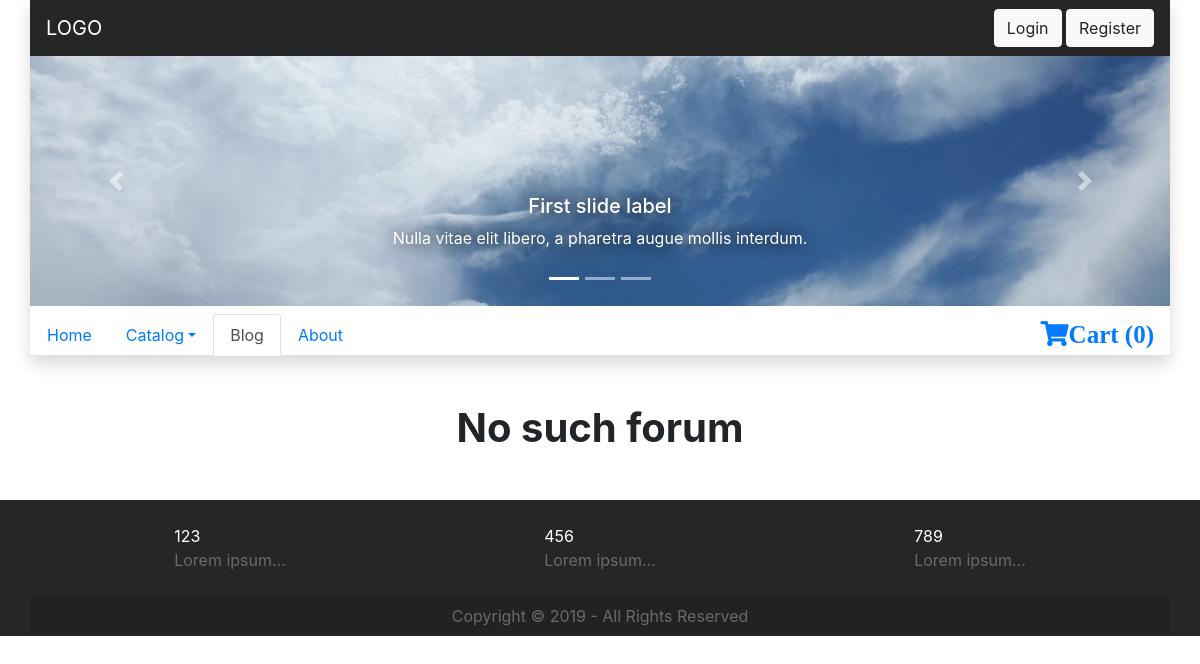
/blog/general, run on an earlier commit of the app's database.
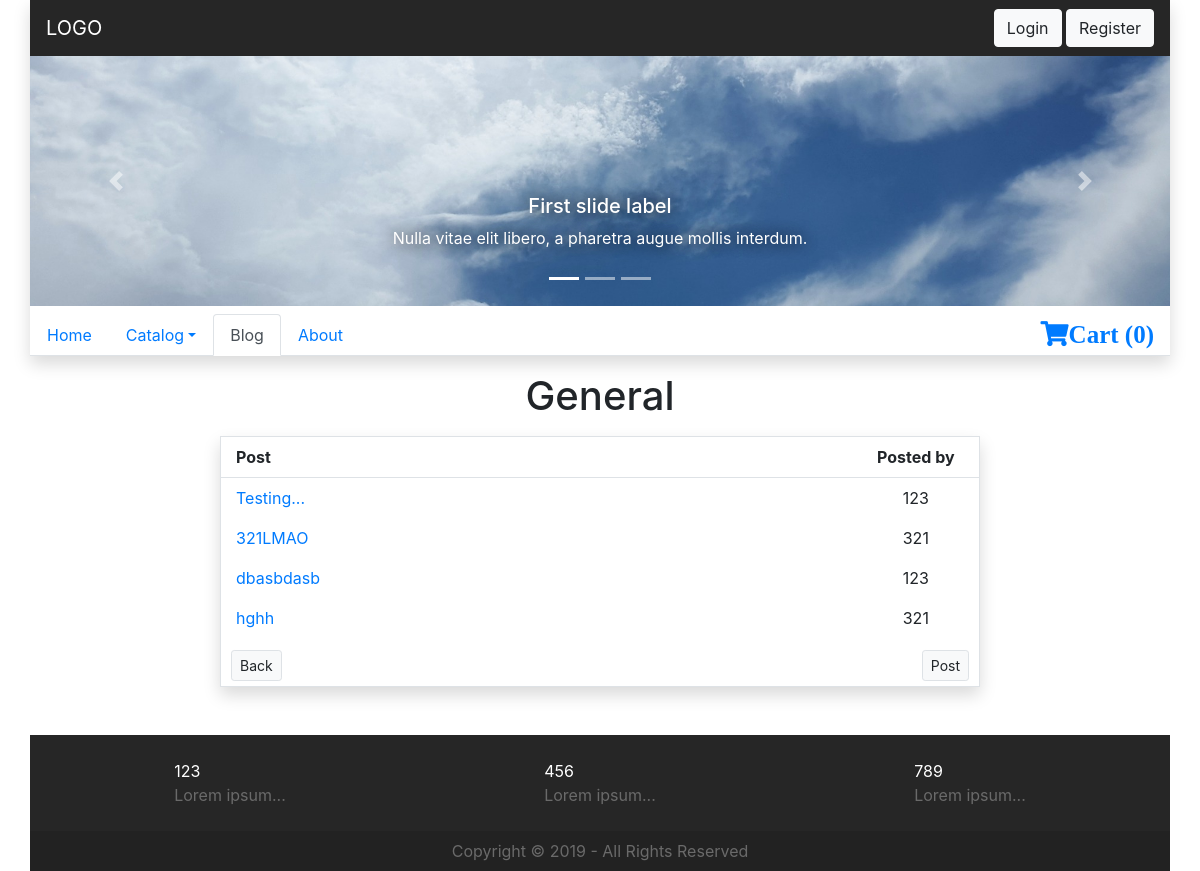
And on a later commit of the database.
### tables this page shows
CREATE TABLE `forums` (
  `id` int(11) NOT NULL,
  `name` varchar(255) NOT NULL,
  `description` varchar(255) NOT NULL
);

CREATE TABLE `forum_posts` (
  `id` int(11) NOT NULL,
  `forum` int(11) NOT NULL,
  `user` int(11) NOT NULL,
  `name` varchar(255) NOT NULL,
  `message` text NOT NULL,
  `date` timestamp NOT NULL DEFAULT CURRENT_TIMESTAMP
);

CREATE TABLE `users` (
  `id` int(11) NOT NULL,
  `username` varchar(255) NOT NULL,
  `email` varchar(255) NOT NULL,
  `password` varchar(255) NOT NULL,
  `admin` tinyint(1) NOT NULL DEFAULT '0',
  `register_date` timestamp NOT NULL DEFAULT CURRENT_TIMESTAMP
);

### core/view.php (called while the page is built, shortened)
<?php
class View {
    public function render($name, $data = NULL) {
        $this->page = explode("/", $name)[0];
        require_once './views/head.php';
        require_once './views/' . $name . '.php';
        require_once './views/foot.php';
    }
}

### core/init.php (called while the page is built, shortened)
<?php
require_once 'model.php';
require_once 'view.php';
$core = new Core();

### index.php (called while the page is built)
<?php
require_once './core/init.php';
?>

### core/model.php (called while the page is built, shortened)
<?php
class Model {
    function __construct() {
        $this->db = mysqli_connect('localhost', 'root', '', 'parduotuve');
    }
}

### models/blogModel.php (called while the page is built, shortened)
<?php
class blogModel extends Model {
    function getForumPosts($forum) {
        $result = mysqli_query($this->db, "SELECT forum_posts.id, forums.name AS 'forum', users.username, forum_posts.name, forum_posts.date FROM forum_posts LEFT JOIN users ON users.id = forum_posts.user LEFT JOIN forums ON forums.id = forum_posts.forum WHERE forums.name = '" . $forum . "'");
        if ($result && mysqli_num_rows($result) > 0) {
            $forumPosts = array();
            while ($forumPost = mysqli_fetch_array($result, MYSQLI_ASSOC)) {
                array_push($forumPosts, filter_var_array($forumPost, FILTER_SANITIZE_STRING));
            }
            return $forumPosts;
        } else {
            return array();
        }
    }
}

### views/blog/forum.php (the view)
<?php if (isset($this->data['forum_posts']) && sizeof($this->data['forum_posts']) > 0) { ?>
<h1 class="text-center py-2"><?php echo $this->data['forum_posts'][0]['forum']; ?></h1>
<div class="position-relative col-xl-8 col-lg-10 col-md-12 col-sm-12 mx-auto mb-5 border shadow">
    <div class="row py-2 border-bottom">
        <div class="col-10 font-weight-bold">Post</div>
        <div class="col-2 font-weight-bold text-center">Posted by</div>
    </div>
    <div class="pb-5">
<?php foreach ($this->data['forum_posts'] as $key => $forum_post) { ?>
        <div class="row py-2">
            <div class="col-10"><a href="/parduotuve/blog/view_post/<?php echo mb_strtolower($forum_post['id']); ?>"><?php echo $forum_post['name']; ?></a></div>
            <div class="col-2 text-center"><?php echo $forum_post['username']; ?></div>
        </div>
<?php } ?>
        <a href="/parduotuve/blog/" class="position-absolute forum-back"><button type="button" class="btn btn-sm btn-light border">Back</button></a>
        <a href="/parduotuve/blog/post" class="position-absolute forum-post"><button type="button" class="btn btn-sm btn-light border">Post</button></a>
<?php } else { ?>
        <div class="my-5">
            <h1 class="text-center font-weight-bold">No such forum</h1>
        </div>
<?php } ?>
    </div>
</div>

### views/head.php (shortened to what the changed rows need)
<!DOCTYPE html>
<html lang="en">
<head>
    <link rel="stylesheet" href="https://stackpath.bootstrapcdn.com/bootstrap/4.3.1/css/bootstrap.min.css">
    <link rel="stylesheet" href="https://use.fontawesome.com/releases/v5.8.1/css/all.css">
    <link rel="stylesheet" href="/parduotuve/style.css">
</head>
<body>
<div class="container p-0">
<header class="shadow">
    <div class="header-bottom my-2">
        <ul class="nav nav-tabs">
<?php $menu = array("Home" => "", "Catalog" => isset($this->data['categories']) ? $this->data['categories'] : null, "Blog" => "blog", "About" => "about"); ?>
<?php foreach ($menu as $key => $value) { ?>
<?php if(is_array($menu[$key])) { ?>
            <li class="nav-item dropdown">
                <a class="nav-link dropdown-toggle" data-toggle="dropdown" href="#" role="button" aria-haspopup="true" aria-expanded="false"><?php echo $key ?></a>
            </li>
<?php } else { ?>
            <li class="nav-item">
                <a class="nav-link<?php echo $this->page == $value ? " active" : ""; ?>" href="/parduotuve/<?php echo $value; ?>"><?php echo $key; ?></a>
            </li>
<?php } ?>
<?php } ?>
        </ul>
    </div>
</header>
<main class="container p-0">

What changed in the data, as far as the page shows it:
added forums: name "General"
added forum_posts: name "Testing...", user.username "123"
added forum_posts: name "321LMAO", user.username "321"
added forum_posts: name "dbasbdasb", user.username "123"
added forum_posts: name "hghh", user.username "321"
Also different on the page:
text no longer shown: "No such forum"
text now shown: "Post Posted by Back Post"
